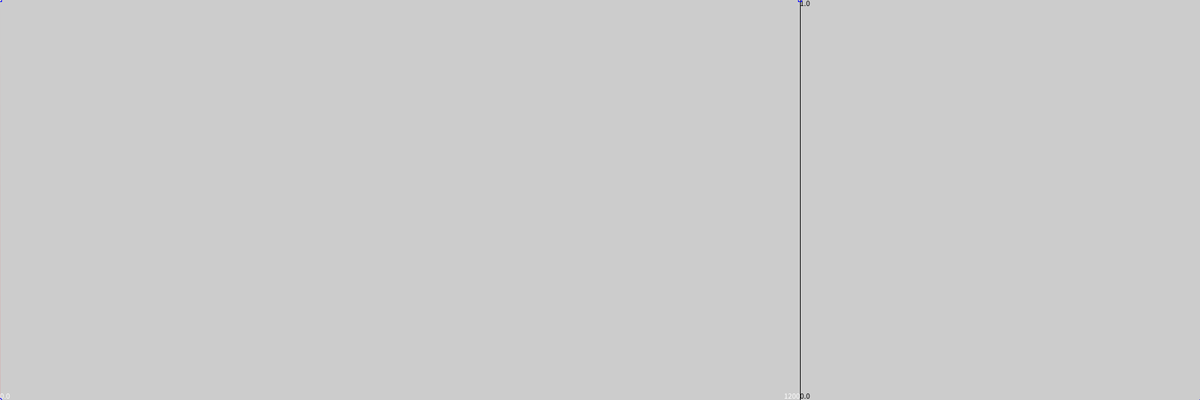
Frame 1 (no input)
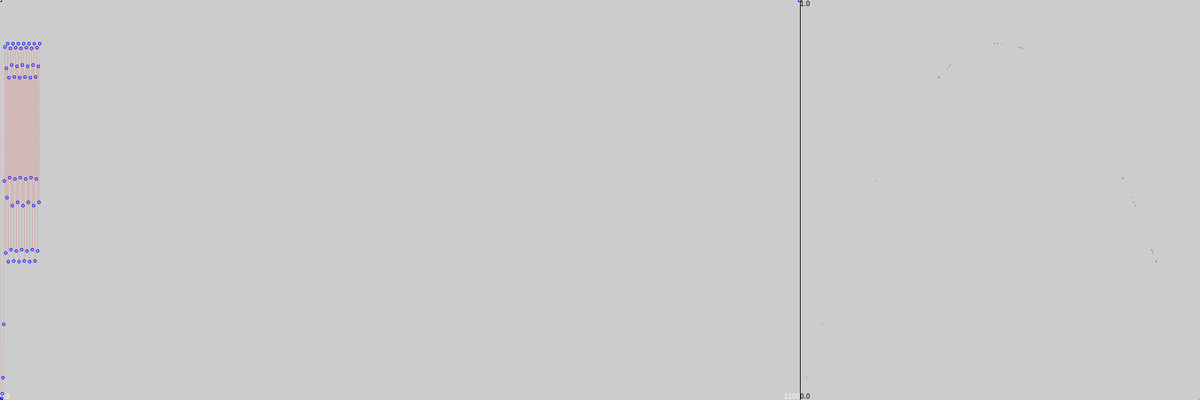
Frame 60 (the mouse pressed at the canvas centre just before this capture)
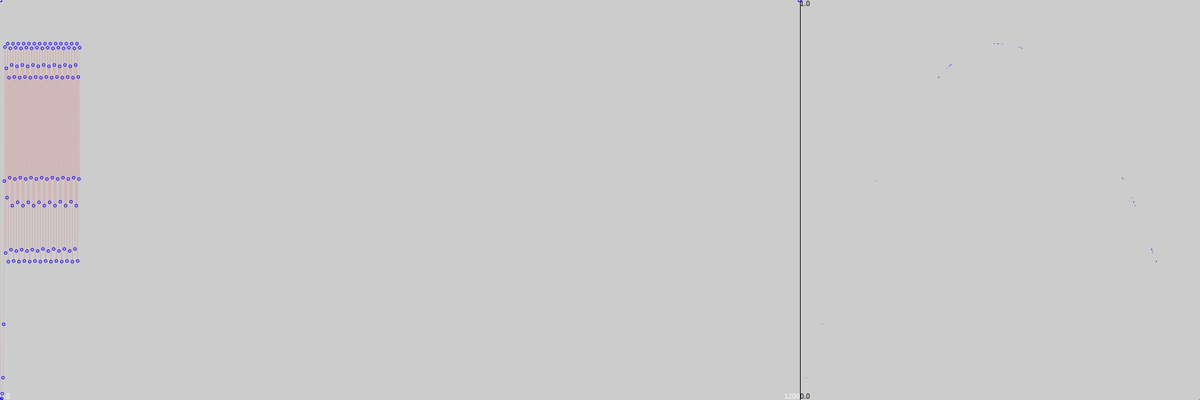
Frame 120 (the mouse held since frame 60 and released just before this capture)

The Processing sketch that drew these frames (run headless with seeded random() and noise(); from frame 60 on, the mouse is pressed at the canvas centre):

// Processing sketch: chaos8
// ── chaos8.pde
//Najprostszy (prawie) układ chaotyczny
//Parametry kontroli
//double R=1.99;//Atraktor punktowy
//double R=3.1;//Atraktor okresowy dwupunktowy
//double R=3;//Punk krytyczny
//double R=3.5;//4 punkty
//double R=3.55;//8 punktowy
double R=3.565;//Jeszcze okresowy, 14? pkt.
//double R=3.5699;//???
//double R=3.571;//Tuż za granicą chaosu
//double R=3.575;//Chaos
//double R=3.58;//Chaos, 4 chmury
//double R=3.6;//Chaos - atraktor, 4 chmury i basen
//double R=4;//Chaos - sam atraktor bez basenu

double X=0.9999;//Zmienna stanu, stan układu
int FM=1000;
int Rozbieg=500;
int WvS=600;//Window vertical size
float G=0;
float B=255;
float Red=255;

double uklad(double x)// Xn --> Xn+1
{
  return R*x*(1-x);//implementacja układu
}

void setup()
{
  //R=3+random(1.0);//Jak chcemy stały to odkomentować
  size(1800,600);
  frameRate(FM);
  line(2*WvS,0,2*WvS,WvS);
  textAlign(LEFT, BOTTOM);
  text("0.0",0,WvS);
  textAlign(RIGHT, BOTTOM);
  text(WvS*2,WvS*2,WvS);
  fill(0);
  textAlign(LEFT, TOP);
  text("1.0",WvS*2,0);
  textAlign(LEFT, BOTTOM);
  text("0.0",WvS*2,WvS);
  noFill();
  //noSmooth();
  stroke(0,G,B);
  rectMode(CENTER);
  rect(0,scale(X),4.0,4.0);
  rect(2*WvS,scale(X),5,5);
  println("req.FM:",FM," X=",X," R=",R);
}

float scale(double X)
{
  return WvS-(float)X*WvS;
}

int N=0;
void draw()
{
 if(N<2*WvS)
 {
  double Xp=X;
  X=uklad(X);
  //println(N,X);
  stroke(Red,0,0,25);
  line(N-1,scale(Xp),N,scale(X));
  stroke(0,G,B);
  ellipse(N,scale(X),4.0,4.0);
  point(2*WvS+(float)Xp*WvS,scale(X));
  if(N>Rozbieg)
    ellipse(2*WvS+(float)Xp*WvS,scale(X),4.0,4.0);
  N++;
 }
 else
 {
   N=0; 
   X=random(1.0);
   G=random(255);B=random(255);Red=random(255);
   stroke(0,G,B);
   rect(0,scale(X),4.0,4.0);
   rect(2*WvS,scale(X),5,5);
   println("realFM:",frameRate,"\tX=",X);
 }
}
